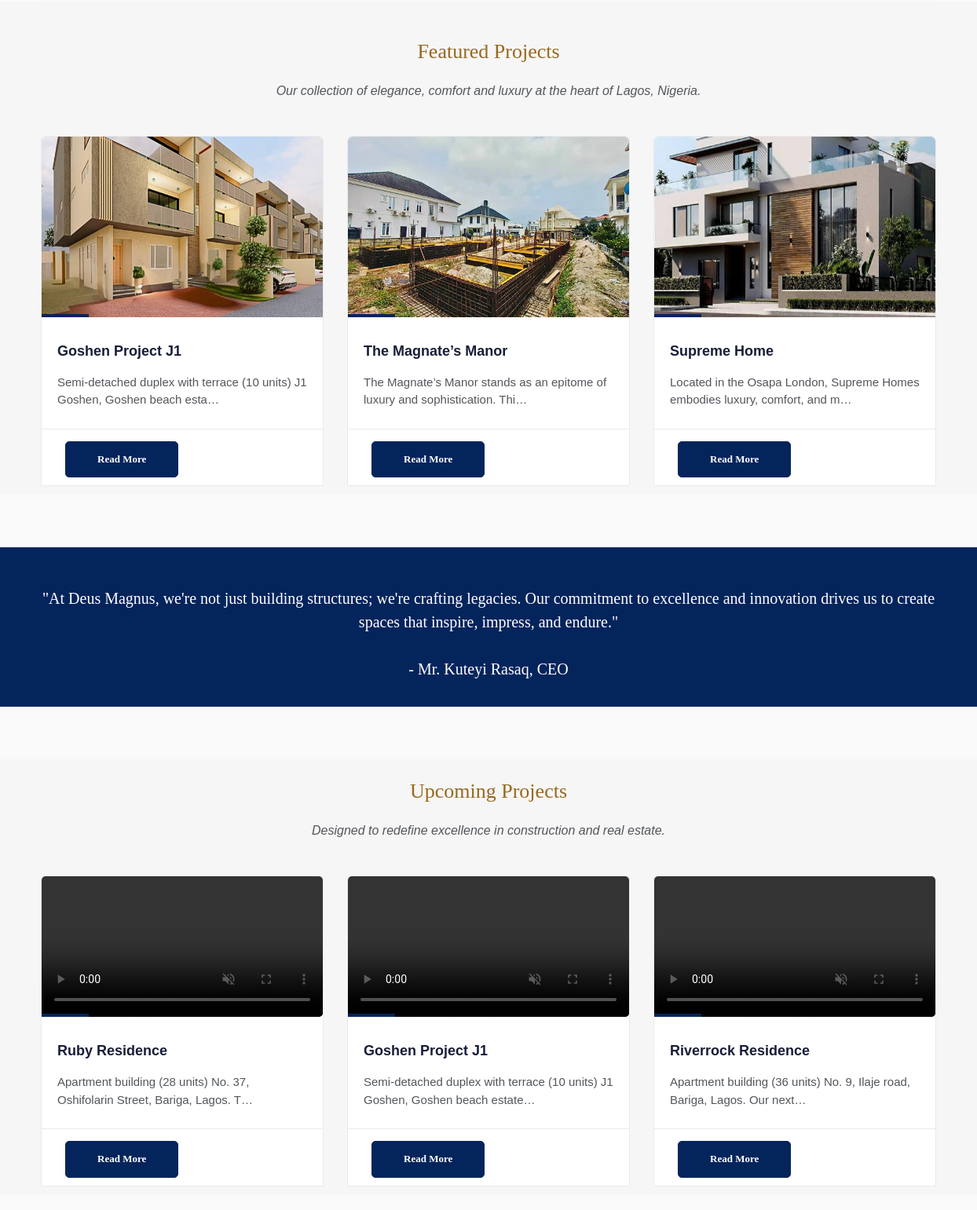
The app's page / (middle part), older data.
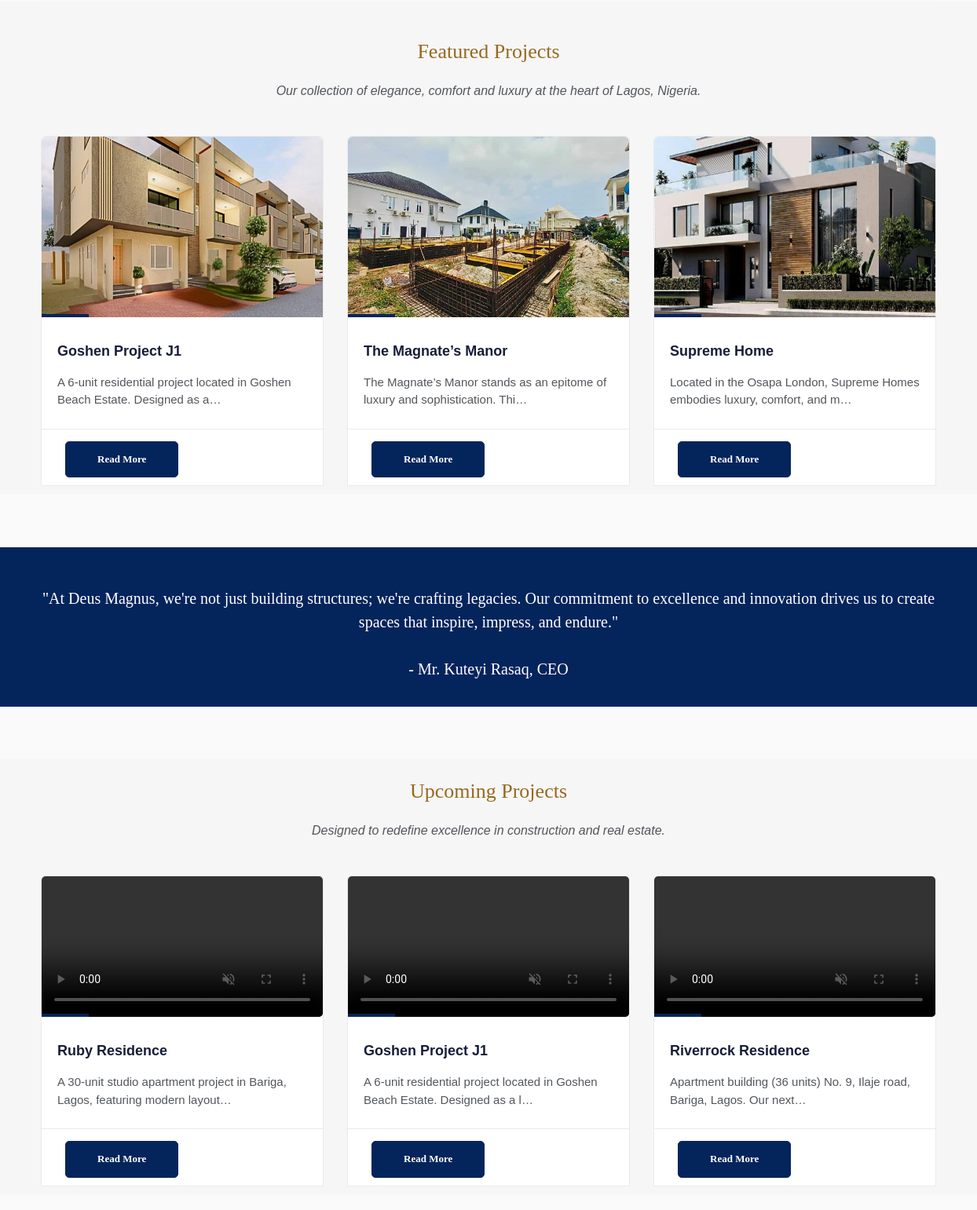
The same page, newer data.
### deus_magnus/models.py (models this page shows, shortened)
class SecondDeusMagnusMainPicturePost(models.Model):
    second_deus_magnus_title = models.CharField(max_length=255, blank=True, null=True)
    second_deus_magnus_status = models.CharField(max_length=255, blank=True, null=True)
    second_deus_magnus_description = models.TextField()
    second_deus_magnus_slug = models.SlugField (max_length=255,blank=True, null=True)
    second_deus_magnus_img = models.ImageField(upload_to='images/')
    second_deus_magnus_publish_date = models.DateTimeField (auto_now_add= True)
    second_deus_magnus_author = models.ForeignKey(User, on_delete=models.CASCADE)
    class Meta:
        ordering =['second_deus_magnus_publish_date']

class DeusMagnusMainPost(models.Model):
    deus_magnus_title = models.CharField(max_length=255, blank=True, null=True)
    deus_magnus_status = models.CharField(max_length=255, blank=True, null=True)
    deus_magnus_description = models.TextField()
    deus_magnus_slug = models.SlugField (max_length=255,blank=True, null=True)
    deus_manus_video = models.FileField(upload_to='videos/')
    deus_magnus_publish_date = models.DateTimeField (auto_now_add= True)
    deus_magnus_author = models.ForeignKey(User, on_delete=models.CASCADE)
    class Meta:
        ordering =['-deus_magnus_publish_date']

### deus_magnus/views.py (the view)
# urls.py: path('', HomeView.as_view(), name="home"),
class HomeView(ListView):
    model = DeusMagnusMainPost
    template_name = 'deus_magnus/home.html'
    def get_context_data(self, **kwargs):
        context = super().get_context_data(**kwargs)
        context['first_videos'] = Mainvideo.objects.all()
        context['bash_ps'] = BashPicture.objects.all()
        context['second_constructions'] = SecondDeusMagnusMainPicturePost.objects.all()
        context['news_constructions'] = DeusMagnusEventBlog.objects.all()
        return context

### templates/deus_magnus/home.html (shortened to what this page needs)
{% extends "base.html" %}
{% load static %}
{% block content%}
    <br><br>
<br><br><br>
<br><br><br>
<section class="section gb">
    <div class="container"><br>
        <div class="section-title text-center">
            <h3 style="color: #98681e;">Featured Projects</h3>
            <p>Our collection of elegance, comfort and luxury at the heart of Lagos, Nigeria.</p>
        </div>
        <div class="row">
            {% for second_construction in second_constructions %}
            <div class="col-lg-4 col-md-12">
                <div class="blog-box">
                    <div class="image-wrap entry">
                        {% if second_construction.second_deus_magnus_img %}
                        <a href="{% url 'second_detail' second_construction.pk %}">
                        <img src="{{ second_construction.second_deus_magnus_img.url }}"height="230px"  class="custom-image">
                        </a>
                        {% endif %}
                    </div>
                    <div class="blog-desc">
                        <h4><a href="{% url 'second_detail' second_construction.pk %}">{{ second_construction.second_deus_magnus_title |truncatechars:30}}</a></h4>
                        <p>{{ second_construction.second_deus_magnus_description |truncatechars:75}}</p>
                    </div>
                    <div class="post-meta">
                            <div class="btn-wrapper">
                                <a href="{% url 'second_detail' second_construction.pk %} "class="btn btn-primary"style="border-radius: 5px;font-family: Georgia;">Read More </a>
                            </div>
                    </div>
                </div>
            </div>
            {%endfor%}
        </div>
    </div>
</section><br><br><br>
<section class="section db p110">
    <div class="container"><br>
        <div class="row">
            <div class="col-md-12">
                <div class="tagline-message text-center">
                <h3>"At Deus Magnus, we're not just building structures; we're crafting legacies.
                    Our commitment to excellence and innovation drives us to create spaces that inspire, impress, and endure." <br><br>
                    - Mr. Kuteyi Rasaq, CEO</h3><br>
                </div>
            </div>
        </div>
    </div>
</section><br><br><br>
<section class="section gb">
    <div class="container">
        <div class="section-title text-center">
            <h3 style="color: #98681e;">Upcoming Projects</h3>
            <p>Designed to redefine excellence in construction and real estate.</p>
        </div>
        <div class="row">
            {% for post in object_list %}
            <div class="col-lg-4 col-md-12">
                <div class="blog-box">
                    <a href="{% url 'detail' post.pk %}">
                        <div class="image-wrap entry">
                            <video autoplay muted playsinline loop controls width="100%" height="auto"style="border-radius: 5px;">
                                <source src="{{ post.deus_manus_video.url }}" type="video/mp4">
                            </video>
                        </div>
                    </a>
                    <div class="blog-desc">
                        <h4><a href="{% url 'detail' post.pk %}">{{ post.deus_magnus_title }}</a></h4>
                        <p>{{ post.deus_magnus_description|truncatechars:77 }}</p>
                    </div>
                    <div class="post-meta">
                        <div class="btn-wrapper">
                            <a href="{% url 'detail' post.pk %}" class="btn btn-primary" style="border-radius: 5px; font-family: Georgia;">Read More</a>
                        </div>
                    </div>
                </div>
            </div>
            {% endfor %}
        </div>
    </div>
</section><br>
<br><br>
<br><br><br>
<br><br><br>
        {% endblock %}

Row changes from the older to the newer data that the page shows:
changed SecondDeusMagnusMainPicturePost "Goshen Project J1": second_deus_magnus_description "Semi-detached duplex with terrace (10 units) J1 Goshen, Goshen beach esta…" → "A 6-unit residential project located in Goshen Beach Estate. Designed as a…"
changed DeusMagnusMainPost "Ruby Residence": deus_magnus_description "Apartment building (28 units) No. 37, Oshifolarin Street, Bariga, Lagos. T…" → "A 30-unit studio apartment project in Bariga, Lagos, featuring modern layout…"
changed DeusMagnusMainPost "Goshen Project J1": deus_magnus_description "Semi-detached duplex with terrace (10 units) J1 Goshen, Goshen beach estate…" → "A 6-unit residential project located in Goshen Beach Estate. Designed as a l…"
